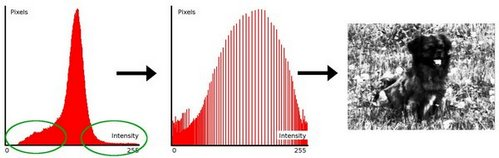
//> input picture dip/histogram/pics/equalization_theory1.jpg, 499 x 158 px
$ ./threshold ../histogram/pics/equalization_theory1.jpg   (built with g++ and OpenCV 4)
//> lines starting //> are read from the running program, lines starting //| are printed output that depends on the picture; after the words box and inside, x2 and y2 are one past the last pixel; in counts of white or black regions, pixels touching at a corner belong together
/**
@version: opencv-3.2.0-vc14
@patrick 2017-6-26
**/

#include <opencv.hpp>

using namespace std;
using namespace cv;

int threshold_type = 0;
int max_type = 4;
int threshold_val = 0;
int max_val = 255;

char* window_name = "Treshold Demo";
char* trackbar_type = "Type ";
char* trackbar_value = "Value ";

Mat src, src_gray, dst;

void ThresholdUpdate(int, void*);

int main(int argc, char* argv[])
{
	if (argv[1] != NULL) {
		src = imread(argv[1], IMREAD_COLOR);
//> src is the input picture: 158 rows x 499 cols, CV_8UC3; mean B, G, R 199.4, 200.2, 217.1
		if (src.empty()){
			fprintf(stderr, "Open Failed %s\n", argv[1]);
			return -1;
		}
	}

	// 转化为灰度图片
	cvtColor(src, src_gray, CV_RGB2GRAY);
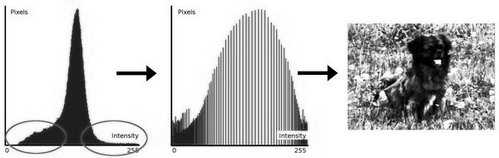
//> src_gray: 158 rows x 499 cols, CV_8UC1; min 0, max 255, mean 201.9

	// 创建一个窗口
	namedWindow(window_name, CV_WINDOW_NORMAL);

	// 创建滑动条
	createTrackbar(trackbar_type, window_name, &threshold_type, max_type, ThresholdUpdate);
	createTrackbar(trackbar_value, window_name, &threshold_val, max_val, ThresholdUpdate);

	waitKey();
	return 0;
}

void ThresholdUpdate(int, void*)
{
	threshold(src_gray, dst, threshold_val, max_val, threshold_type);
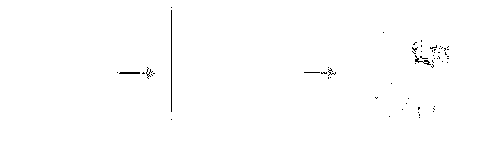
//> dst: 158 rows x 499 cols, CV_8UC1; 99.5% white; black in thin lines or dots, all inside (x1, y1, x2, y2) = (117, 7, 449, 120)
	imshow(window_name, dst);
}

$ run again, on dip/histogram/pics/equalization_res2.png
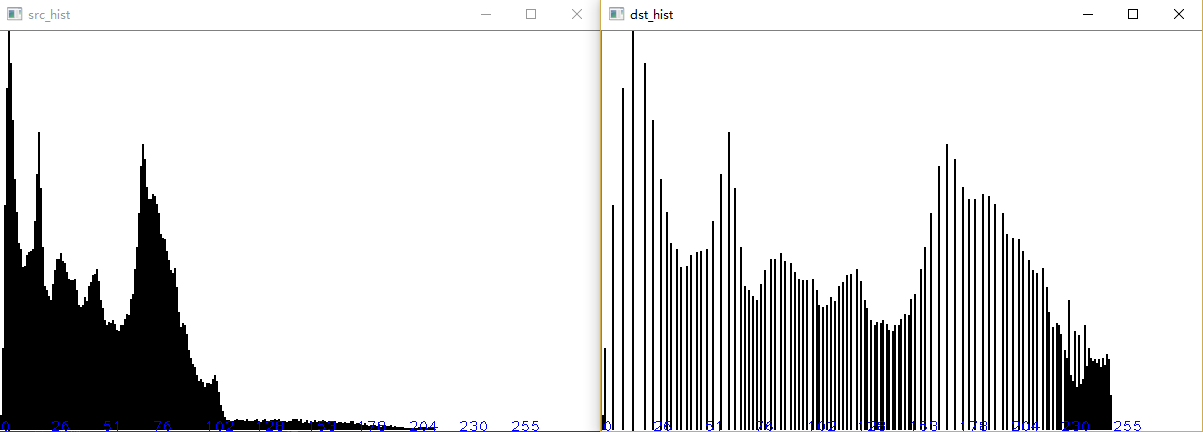
//> input picture dip/histogram/pics/equalization_res2.png, 1203 x 432 px
//> src is the input picture: 432 rows x 1203 cols, CV_8UC3; mean B, G, R 219.2, 218.9, 219
//> in ThresholdUpdate, `threshold(src_gray, dst, threshold_val, max_val, threshold_type);`:
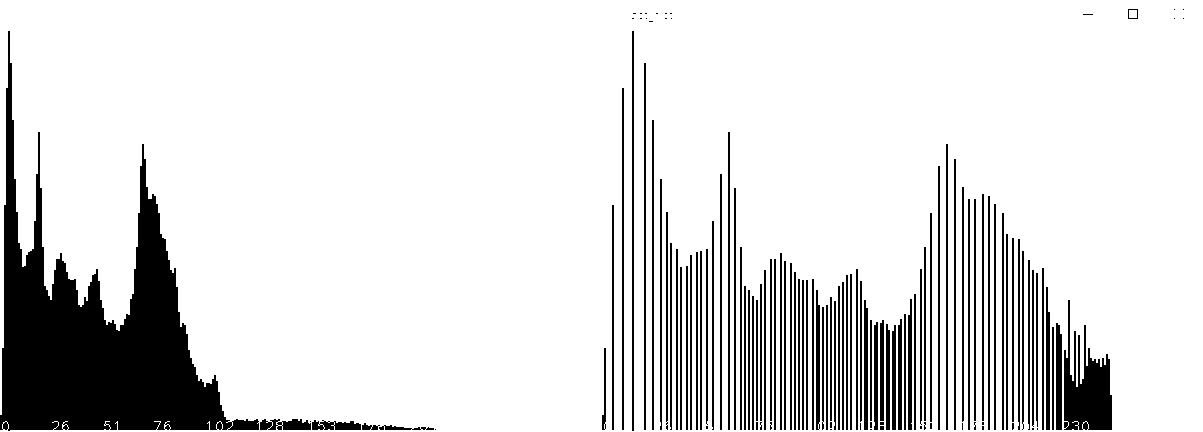
//> dst: 432 rows x 1203 cols, CV_8UC1; 86.5% white; 129 black regions (40 under 20 px), largest, box (x1, y1, x2, y2) and area: (0, 31, 259, 431) 33898, (1064, 300, 1112, 430) 3356, (632, 31, 634, 431) 800

$ run again, on dip/histogram/pics/equalization_theory2.png
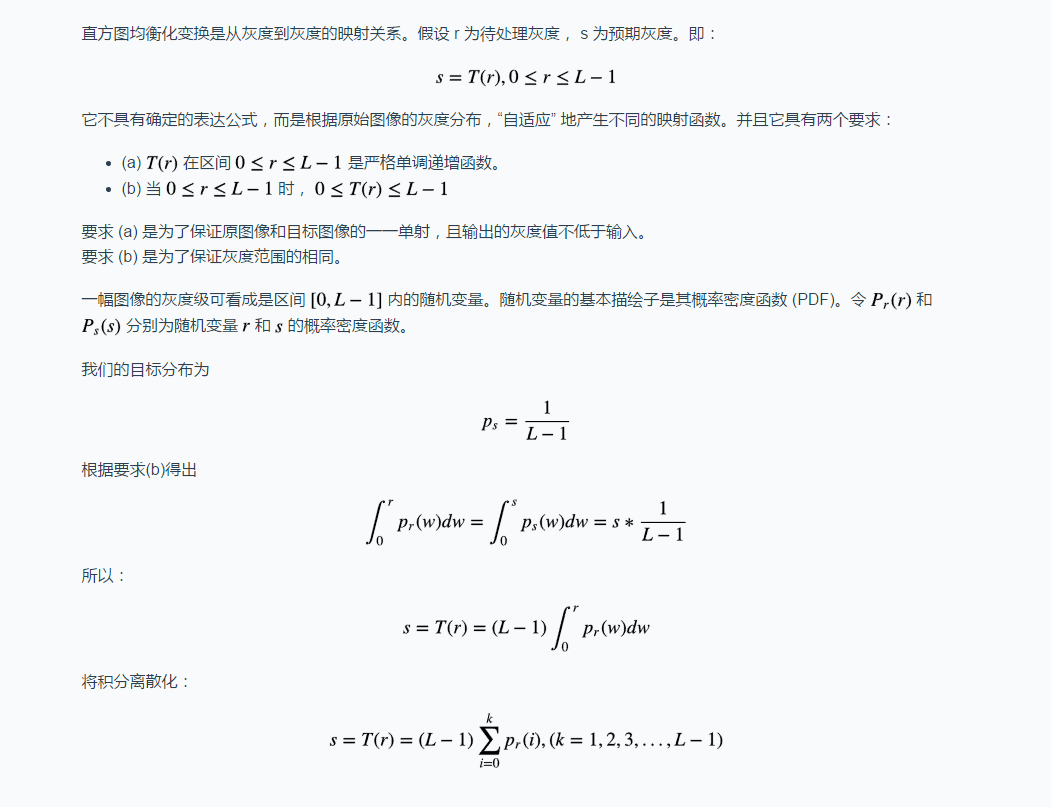
//> input picture dip/histogram/pics/equalization_theory2.png, 1051 x 807 px
//> src is the input picture: 807 rows x 1051 cols, CV_8UC3; mean B, G, R 246.3, 245.1, 243.8
//> in ThresholdUpdate, `threshold(src_gray, dst, threshold_val, max_val, threshold_type);`:
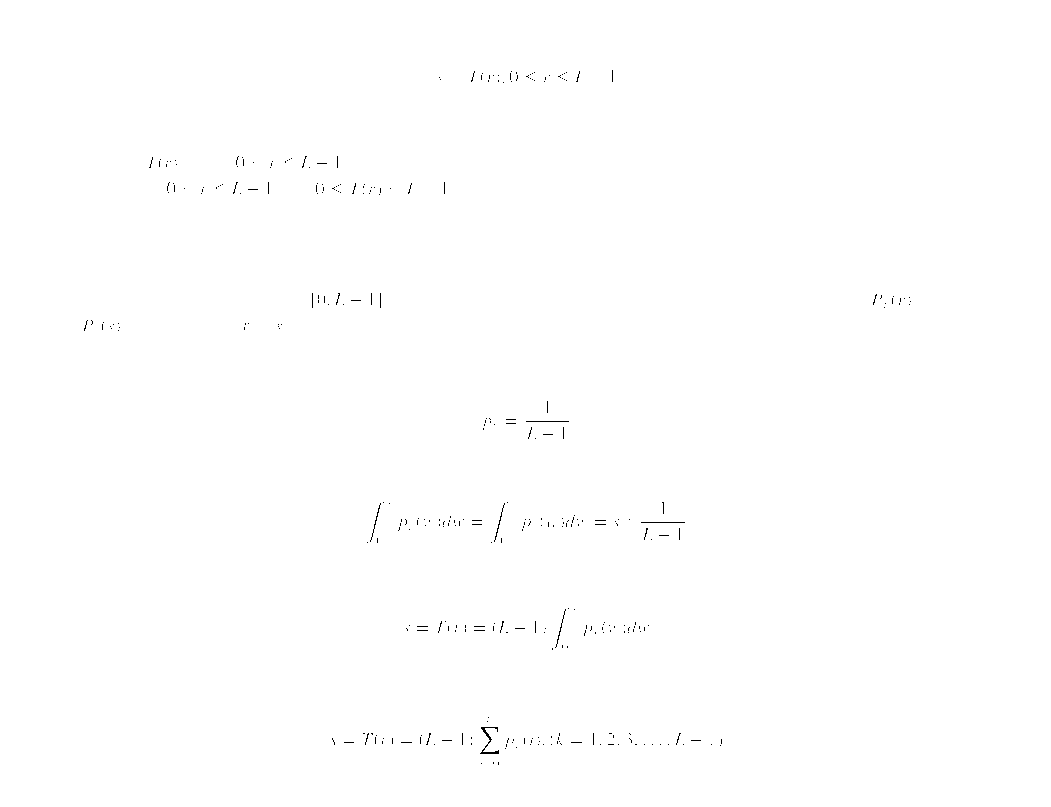
//> dst: 807 rows x 1051 cols, CV_8UC1; 99.8% white; black in thin lines or dots, all inside (x1, y1, x2, y2) = (84, 70, 911, 765)
